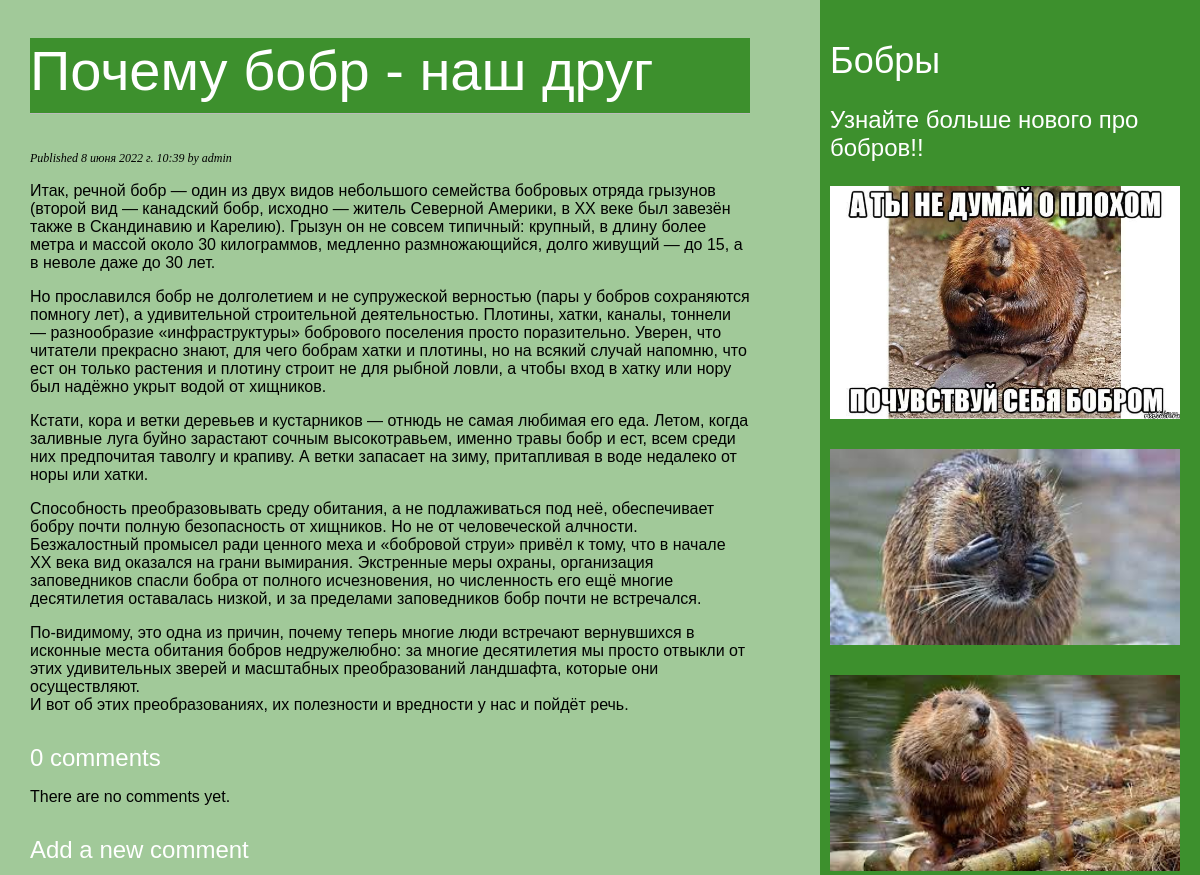
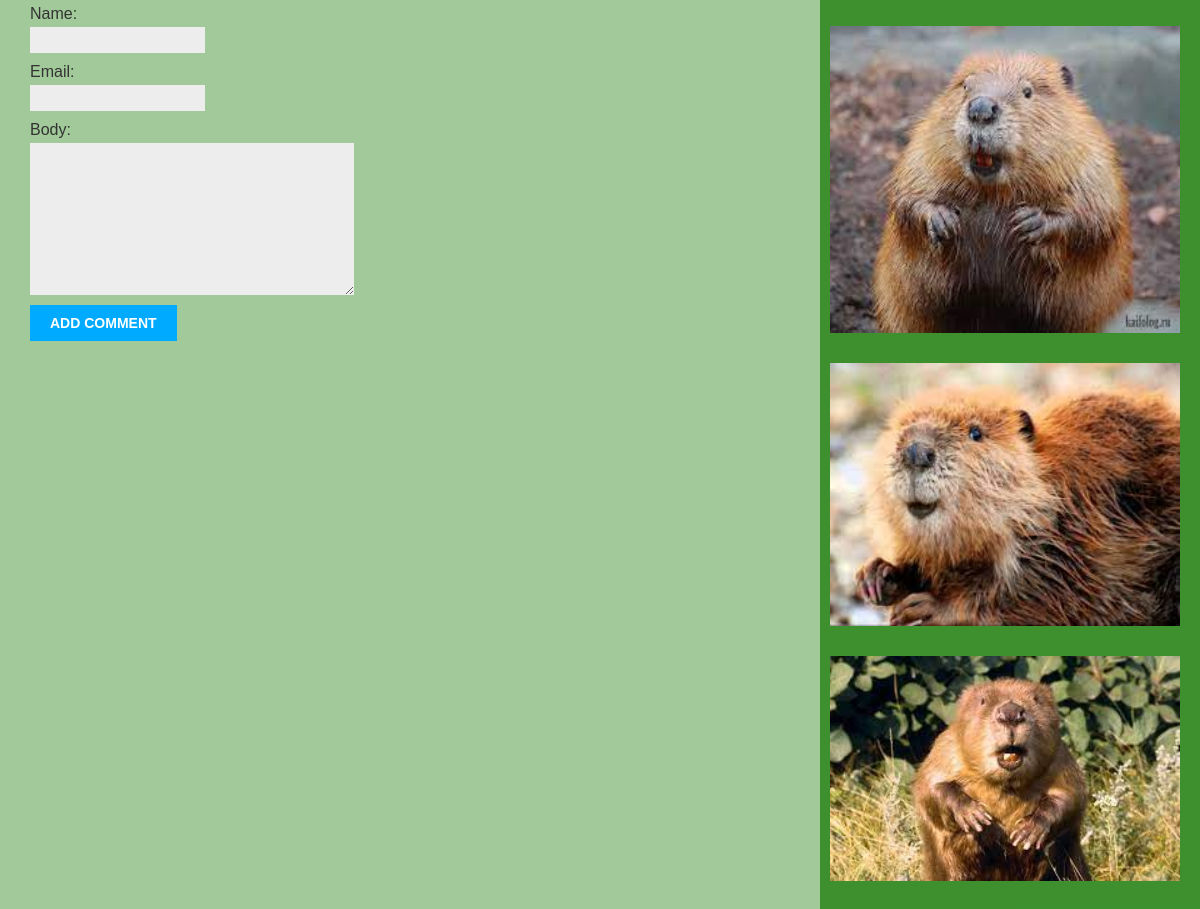
The page /blog/9/ on the database its author committed (2 pictures, top to bottom).
### blog/models.py (models this page shows, shortened)
class Post(models.Model):
     class Status(models.TextChoices):
         DRAFT = 'DF', 'Draft'
         PUBLISHED = 'PB', 'Published'
     title = models.CharField(max_length=250)
     slug = models.SlugField(max_length=250)
     author = models.ForeignKey(User,
     on_delete=models.CASCADE,
     related_name='blog_posts')
     body = models.TextField()
     publish = models.DateTimeField(default=timezone.now)
     created = models.DateTimeField(auto_now_add=True)
     updated = models.DateTimeField(auto_now=True)
     status = models.CharField(max_length=2,
     choices=Status.choices,
     default=Status.DRAFT)
     objects = models.Manager() # The default manager.
     published = PublishedManager() # Our custom manager.
     class Meta:
         ordering = ['-publish']
         indexes = [
         models.Index(fields=['-publish']),
         ]

### blog/views.py (the view)
# urls.py: path('<int:id>/', views.post_detail, name='post_detail'),
def post_detail(request, id):
    post = get_object_or_404(Post, id=id, status=Post.Status.PUBLISHED)
    comments = post.comments.filter(active=True)
    form = CommentForm()
    return render(request, 'blog/post/detail.html', {'post': post, 'comments': comments,
    'form': form})

### blog/forms.py
class CommentForm(forms.ModelForm):
    class Meta:
        model = Comment
        fields = ['name', 'email', 'body']

### blog/templates/blog/post/detail.html (shortened to what this page needs)
{% extends "blog/base.html" %}
{% block content %}
  <h1>{{ post.title }}</h1>
  <p class="date">
    Published {{ post.publish }} by {{ post.author }}
  </p>
  {{ post.body|linebreaks }}
  {% with comments.count as total_comments %}
 <h2>{{ total_comments }} comment{{ total_comments|pluralize }}</h2>
{% endwith %}
{% for comment in comments %}
 <div class="comment">
 <p class="info">
 Comment {{ forloop.counter }} by {{ comment.name }}
 {{ comment.created }}
 </p>
 {{ comment.body|linebreaks }}
 </div>
{% empty %}
 <p>There are no comments yet.</p>
{% endfor %}
<h2>Add a new comment</h2>
 <form action="{% url "blog:post_comment" post.id %}" method="post">
 {{ form.as_p }}
 <p><input type="submit" value="Add comment"></p>
 </form>
 {% endblock %}

### blog/static/css/blog.css (style rules this page uses)
body { margin:0; padding:0; font-family:helvetica, sans-serif; background: #147a0266; }
h1 { font-weight:normal; border-bottom:1px solid #bbb; padding:0 0 10px 0; background: #147a02b5; font-size: 350%; color: #ffffff; }
h2 { font-weight:normal; margin:30px 0 0; color: #ffffff; }
p.date { color:#000000; font-family: georgia, serif; font-size: 12px; font-style: italic; }
label { float:left; clear:both; color:#333; margin-bottom:4px; }
input, textarea { clear:both; float:left; margin:0 0 10px; background:#ededed; border:0; padding:6px 10px; font-size:12px; }
input[type=submit] { font-weight:bold; background:#00abff; color:#fff; padding:10px 20px; font-size:14px; text-transform:uppercase; }

### rows shown on the page
Post: title "Почему бобр - наш друг", publish "8 июня 2022 г. 10:39", author "admin", body "Итак, речной бобр — один из двух видов небольшого семейства бобровых отряда грызунов (второй вид — канадский бобр, исходно — житель Северной Америки, в ХХ веке был завезён также в Скандинавию и Карелию). Грызун он не совсем типичный: крупный, в длину более метра и массой около 30 килограммов, медленно размножающийся, долго живущий — до 15, а в неволе даже до 30 лет. Но прославился бобр не долголетием и не супружеской верностью (пары у бобров сохраняются помногу лет), а удивительной строительной деятельностью. Плотины, хатки, каналы, тоннели — разнообразие «инфраструктуры» бобрового поселения просто поразительно. Уверен, что читатели прекрасно знают, для чего бобрам хатки и плотины, но на…"

### other values the page prints
{{ total_comments }} "0"
